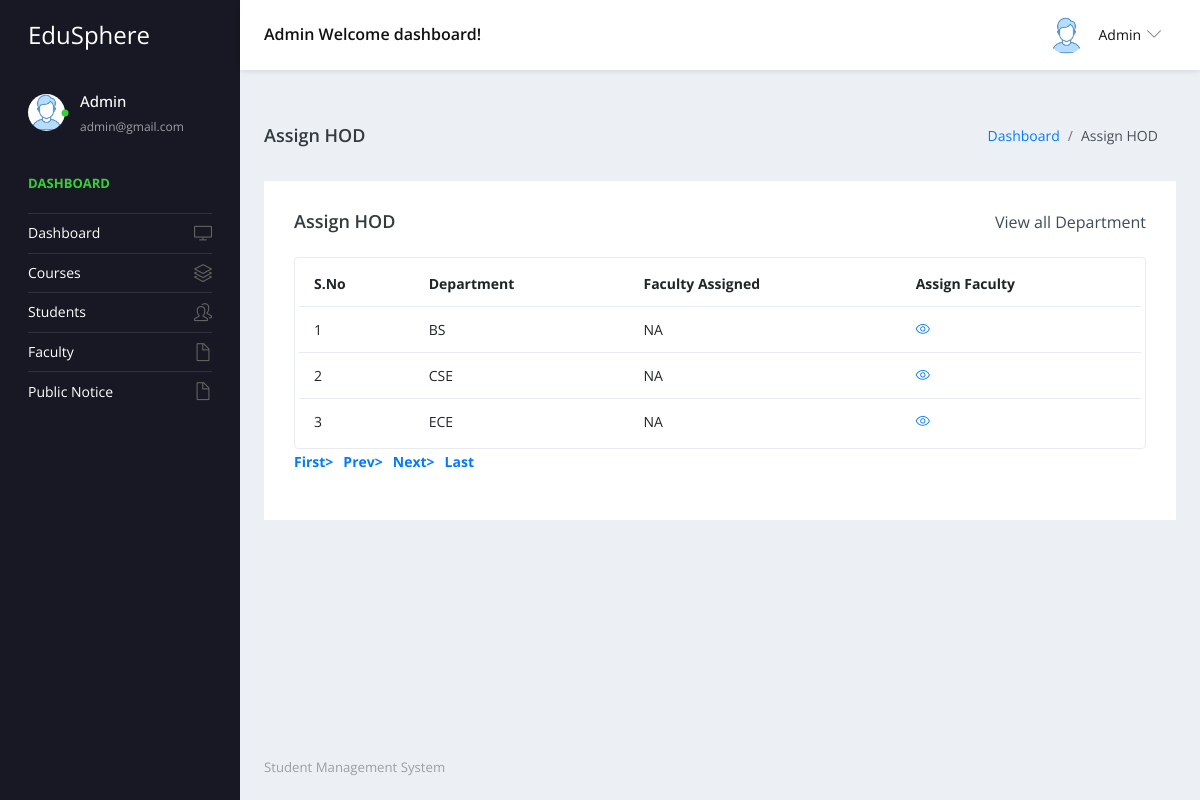
The app's page /studentms/admin/Assign-Hod.php (signed in) with its own data.
### tables this page shows
CREATE TABLE hod (
  department varchar(3) NOT NULL UNIQUE,
  HOD varchar(50) default "NA",
  primary key(department)
);

### studentms/admin/Assign-Hod.php (the view, shortened to what this page needs)
<?php
include('includes/dbconnection.php');
if (strlen($_SESSION['sturecmsaid']==0)) {
  header('location:logout.php');
  } else{
?>
<!DOCTYPE html>
<html lang="en">
  <head>
    <link rel="stylesheet" href="vendors/simple-line-icons/css/simple-line-icons.css">
    <link rel="stylesheet" href="vendors/flag-icon-css/css/flag-icon.min.css">
    <link rel="stylesheet" href="vendors/css/vendor.bundle.base.css">
    <link rel="stylesheet" href="./vendors/daterangepicker/daterangepicker.css">
    <link rel="stylesheet" href="./vendors/chartist/chartist.min.css">
    <link rel="stylesheet" href="./css/style.css">
  </head>
  <body>
    <div class="container-scroller">
     <?php include_once('includes/header.php');?>
      <div class="container-fluid page-body-wrapper">
        <?php include_once('includes/sidebar.php');?>
        <div class="main-panel">
          <div class="content-wrapper">
             <div class="page-header">
              <h3 class="page-title"> Assign HOD </h3>
              <nav aria-label="breadcrumb">
                <ol class="breadcrumb">
                  <li class="breadcrumb-item"><a href="dashboard.php">Dashboard</a></li>
                  <li class="breadcrumb-item active" aria-current="page">Assign HOD</li>
                </ol>
              </nav>
            </div>
            <div class="row">
              <div class="col-md-12 grid-margin stretch-card">
                <div class="card">
                  <div class="card-body">
                    <div class="d-sm-flex align-items-center mb-4">
                      <h4 class="card-title mb-sm-0">Assign HOD</h4>
                      <a href="#" class="text-dark ml-auto mb-3 mb-sm-0"> View all Department</a>
                    </div>
                    <div class="table-responsive border rounded p-1">
                      <table class="table">
                        <thead>
                          <tr>
                            <th class="font-weight-bold">S.No</th>
                            <th class="font-weight-bold">Department</th>
                            <th class="font-weight-bold">Faculty Assigned</th>
                            <th class="font-weight-bold">Assign Faculty</th>
                          </tr>
                        </thead>
                        <tbody>
                           <?php
                           if (isset($_GET['pageno'])) {
            $pageno = $_GET['pageno'];
        } else {
            $pageno = 1;
        }
        $no_of_records_per_page =15;
        $offset = ($pageno-1) * $no_of_records_per_page;
       $ret = "SELECT ID FROM tblclass";
$query1 = $dbh -> prepare($ret);
$query1->execute();
$total_rows=$query1->rowCount();
$total_pages = ceil($total_rows / $no_of_records_per_page);
$sql="SELECT * from hod LIMIT $offset, $no_of_records_per_page";
$query = $dbh -> prepare($sql);
$query->execute();
$results=$query->fetchAll(PDO::FETCH_OBJ);
$cnt=1;
if($query->rowCount() > 0)
{
foreach($results as $row)
{               ?>
                          <tr>
                            <td><?php echo htmlentities($cnt);?></td>
                            <td><?php  echo htmlentities($row->department);?></td>
                            <td><?php  echo htmlentities($row->HOD);?></td>
                            <td>
                              <div><a href="edit-hod-detail.php?editid=<?php echo htmlentities ($row->department);?>&hod=<?php echo htmlentities ($row->HOD);?>"><i class="icon-eye"></i></a>
                            </td>
                          </tr><?php $cnt=$cnt+1;}} ?>
                        </tbody>
                      </table>
                    </div>
                    <div align="left">
    <ul class="pagination" >
        <li><a href="?pageno=1"><strong>First></strong></a></li>
        <li class="<?php if($pageno <= 1){ echo 'disabled'; } ?>">
            <a href="<?php if($pageno <= 1){ echo '#'; } else { echo "?pageno=".($pageno - 1); } ?>"><strong style="padding-left: 10px">Prev></strong></a>
        </li>
        <li class="<?php if($pageno >= $total_pages){ echo 'disabled'; } ?>">
            <a href="<?php if($pageno >= $total_pages){ echo '#'; } else { echo "?pageno=".($pageno + 1); } ?>"><strong style="padding-left: 10px">Next></strong></a>
        </li>
        <li><a href="?pageno=<?php echo $total_pages; ?>"><strong style="padding-left: 10px">Last</strong></a></li>
    </ul>
</div>
                  </div>
                </div>
              </div>
            </div>
          </div>
         <?php include_once('includes/footer.php');?>
        </div>
      </div>
    </div>
  </body>
</html><?php }  ?>

### studentms/admin/includes/header.php (shortened to what this page needs)
 <nav class="navbar default-layout-navbar col-lg-12 col-12 p-0 fixed-top d-flex flex-row">
        <div class="navbar-brand-wrapper d-flex align-items-center">
          <a class="navbar-brand brand-logo" href="dashboard.php">
            <strong style="color: white;">EduSphere</strong>
          </a>
        </div><?php
         $aid= $_SESSION['sturecmsaid'];
$sql="SELECT * from tbladmin where ID=:aid";
$query = $dbh -> prepare($sql);
$query->bindParam(':aid',$aid,PDO::PARAM_STR);
$query->execute();
$results=$query->fetchAll(PDO::FETCH_OBJ);
$cnt=1;
if($query->rowCount() > 0)
{
foreach($results as $row)
{               ?>
        <div class="navbar-menu-wrapper d-flex align-items-center flex-grow-1">
          <h5 class="mb-0 font-weight-medium d-none d-lg-flex"><?php  echo htmlentities($row->AdminName);?> Welcome dashboard!</h5>
          <ul class="navbar-nav navbar-nav-right ml-auto">
            <li class="nav-item dropdown d-none d-xl-inline-flex user-dropdown">
              <a class="nav-link dropdown-toggle" id="UserDropdown" href="#" data-toggle="dropdown" aria-expanded="false">
                <img class="img-xs rounded-circle ml-2" src="images/faces/face8.jpg" alt="Profile image"> <span class="font-weight-normal"> <?php  echo htmlentities($row->AdminName);?> </span></a>
                <?php $cnt=$cnt+1;}} ?>
            </li>
          </ul>
        </div>
      </nav>

### studentms/admin/includes/sidebar.php (shortened to what this page needs)
<nav class="sidebar sidebar-offcanvas" id="sidebar">
          <ul class="nav">
            <li class="nav-item nav-profile">
              <a href="#" class="nav-link">
                <div class="profile-image">
                  <img class="img-xs rounded-circle" src="images/faces/face8.jpg" alt="profile image">
                  <div class="dot-indicator bg-success"></div>
                </div>
                <div class="text-wrapper">
                  <?php
         $aid= $_SESSION['sturecmsaid'];
$sql="SELECT * from tbladmin where ID=:aid";
$query = $dbh -> prepare($sql);
$query->bindParam(':aid',$aid,PDO::PARAM_STR);
$query->execute();
$results=$query->fetchAll(PDO::FETCH_OBJ);
$cnt=1;
if($query->rowCount() > 0)
{
foreach($results as $row)
{               ?>
                  <p class="profile-name"><?php  echo htmlentities($row->AdminName);?></p>
                  <p class="designation"><?php  echo htmlentities($row->Email);?></p><?php $cnt=$cnt+1;}} ?>
                </div>
              </a>
            </li>
            <li class="nav-item nav-category">
              <span class="nav-link">Dashboard</span>
            </li>
            <li class="nav-item">
              <a class="nav-link" href="dashboard.php">
                <span class="menu-title">Dashboard</span>
                <i class="icon-screen-desktop menu-icon"></i>
              </a>
            </li>
            <li class="nav-item">
              <a class="nav-link" data-toggle="collapse" href="#ui-basic" aria-expanded="false" aria-controls="ui-basic">
                <span class="menu-title">Courses</span>
                <i class="icon-layers menu-icon"></i>
              </a>
            </li>
            <li class="nav-item">
              <a class="nav-link" data-toggle="collapse" href="#ui-basic1" aria-expanded="false" aria-controls="ui-basic1">
                <span class="menu-title">Students</span>
                <i class="icon-people menu-icon"></i>
              </a>
            </li>
            <li class="nav-item">
              <a class="nav-link" data-toggle="collapse" href="#auth-fa" aria-expanded="false" aria-controls="auth">
                <span class="menu-title">Faculty</span>
                <i class="icon-doc menu-icon"></i>
              </a>
            </li>
            <li class="nav-item">
              <a class="nav-link" data-toggle="collapse" href="#auth1" aria-expanded="false" aria-controls="auth">
                <span class="menu-title">Public Notice</span>
                <i class="icon-doc menu-icon"></i>
              </a>
            </li>
          </ul>
        </nav>

### records on screen
hod: department "BS", HOD "NA"
hod: department "CSE", HOD "NA"
hod: department "ECE", HOD "NA"

### other values on screen
$row->AdminName "Admin"
$row->Email "admin@gmail.com"
